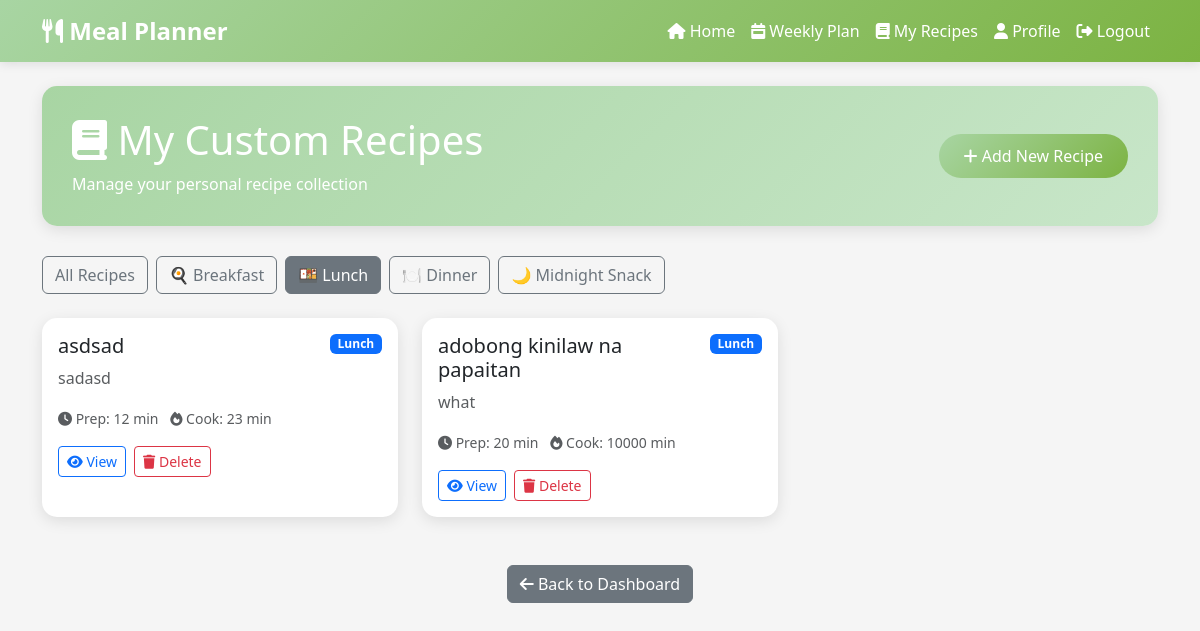
The page /recipes/?meal_type=lunch (signed in) on the database as committed earlier.
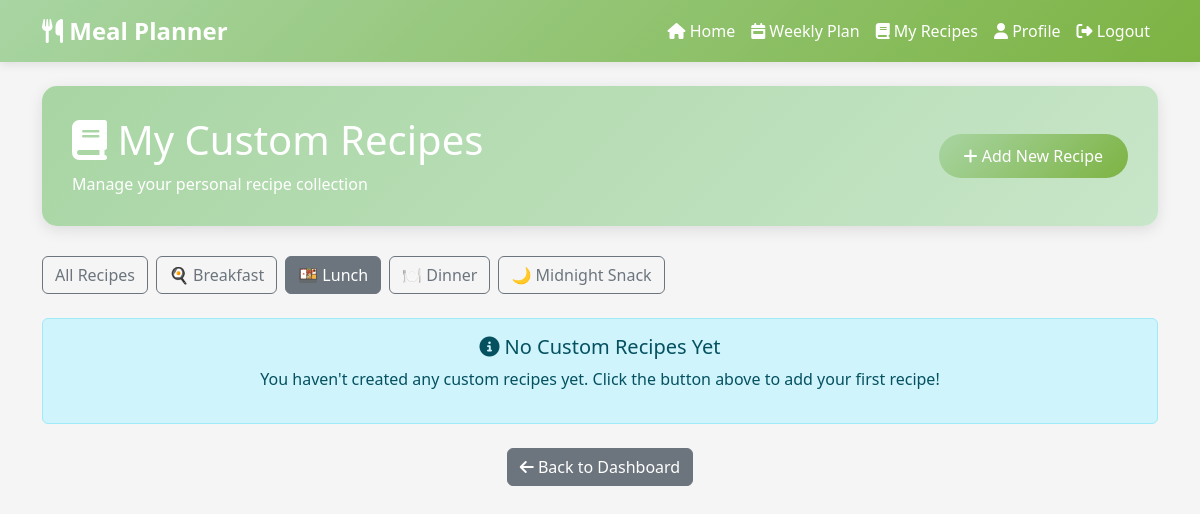
The same page on the database as committed later.
### meals/models.py (models this page shows, shortened)
class Recipe(models.Model):
    MEAL_TYPE_CHOICES = [
        ('breakfast', 'Breakfast'),
        ('lunch', 'Lunch'),
        ('dinner', 'Dinner'),
        ('midnight_snack', 'Midnight Snack'),
        ('any', 'Any Meal'),  # For recipes that work for multiple meals
    ]
    """
    Recipe Model
    Stores recipe information including ingredients, instructions, and metadata
    """
    name = models.CharField(max_length=200, db_index=True)
    description = models.TextField()
    ingredients = models.TextField(help_text="List ingredients line by line")
    instructions = models.TextField(help_text="Step-by-step cooking instructions")
    prep_time = models.IntegerField(
        help_text="Preparation time in minutes",
        default=0
    )
    cook_time = models.IntegerField(
        help_text="Cooking time in minutes",
        default=0
    )
    servings = models.IntegerField(default=1, help_text="Number of servings")
    meal_type = models.CharField(max_length=20, choices=MEAL_TYPE_CHOICES, default='lunch')
    is_popular = models.BooleanField(
        default=False,
        help_text="Mark as popular to show on dashboard"
    )
    popularity_score = models.IntegerField(
        default=0,
        help_text="Higher score = higher ranking"
    )
    created_by = models.ForeignKey(User, on_delete=models.CASCADE, null=True, blank=True, related_name='custom_recipes')  # ADD THIS
    class Meta:
        ordering = ['name']
    image_url = models.URLField(blank=True, null=True, help_text="Recipe image URL")
    created_by = models.ForeignKey(
        User,
        on_delete=models.SET_NULL,
        null=True,
        blank=True,
        related_name='recipes'
    )
    created_at = models.DateTimeField(auto_now_add=True)
    class Meta:
        verbose_name = "Recipe"
        verbose_name_plural = "Recipes"
        ordering = ['-popularity_score', '-created_at']
        indexes = [
            models.Index(fields=['-popularity_score', '-created_at']),
            models.Index(fields=['is_popular']),
        ]

### meals/views.py (the view)
# urls.py: path('recipes/', views.my_recipes, name='my_recipes'),  # ADD
@login_required
def my_recipes(request):
    custom_recipes = Recipe.objects.filter(created_by=request.user)
    meal_type = request.GET.get('meal_type')
    if meal_type and meal_type != 'all':
        custom_recipes = custom_recipes.filter(meal_type=meal_type)
    return render(request, 'meals/my_recipes.html', {
        'custom_recipes': custom_recipes
    })

### meals/templates/meals/my_recipes.html (shortened to what this page needs)
{% extends 'meals/base.html' %}
{% block content %}
<div class="page-header">
    <div class="d-flex justify-content-between align-items-center">
        <div>
            <h1>{% include 'atoms/icon.html' with name='fa-book' %} My Custom Recipes</h1>
            <p class="mb-0">Manage your personal recipe collection</p>
        </div>
        <a href="{% url 'add_custom_recipe' %}" class="btn btn-primary">
            {% include 'atoms/icon.html' with name='fa-plus' %} Add New Recipe
        </a>
    </div>
</div>
<div class="d-flex gap-2 mb-4 flex-wrap">
    <a href="?meal_type=all" class="btn btn-outline-secondary {% if not request.GET.meal_type or request.GET.meal_type == 'all' %}active{% endif %}">
        All Recipes
    </a>
    <a href="?meal_type=breakfast" class="btn btn-outline-secondary {% if request.GET.meal_type == 'breakfast' %}active{% endif %}">
        🍳 Breakfast
    </a>
    <a href="?meal_type=lunch" class="btn btn-outline-secondary {% if request.GET.meal_type == 'lunch' %}active{% endif %}">
        🍱 Lunch
    </a>
    <a href="?meal_type=dinner" class="btn btn-outline-secondary {% if request.GET.meal_type == 'dinner' %}active{% endif %}">
        🍽️ Dinner
    </a>
    <a href="?meal_type=midnight_snack" class="btn btn-outline-secondary {% if request.GET.meal_type == 'midnight_snack' %}active{% endif %}">
        🌙 Midnight Snack
    </a>
</div>
{% if custom_recipes %}
    <div class="row">
        {% for recipe in custom_recipes %}
        <div class="col-md-6 col-lg-4 mb-4">
            <div class="card h-100">
                <div class="card-body">
                    <div class="d-flex justify-content-between align-items-start mb-2">
                        <h5 class="card-title mb-0">{{ recipe.name }}</h5>
                        <span class="badge bg-primary">{{ recipe.get_meal_type_display }}</span>
                    </div>
                    <p class="card-text text-muted">{{ recipe.description|truncatewords:20 }}</p>
                    <div class="mb-3">
                        {% if recipe.prep_time %}
                            <small class="text-muted">
                                {% include 'atoms/icon.html' with name='fa-clock' %} Prep: {{ recipe.prep_time }} min
                            </small>
                        {% endif %}
                        {% if recipe.cook_time %}
                            <small class="text-muted ms-2">
                                {% include 'atoms/icon.html' with name='fa-fire' %} Cook: {{ recipe.cook_time }} min
                            </small>
                        {% endif %}
                    </div>
                    <div class="d-flex gap-2">
                        <a href="{% url 'recipe_detail' recipe.id %}" class="btn btn-sm btn-outline-primary">
                            {% include 'atoms/icon.html' with name='fa-eye' %} View
                        </a>
                        <form method="post" action="{% url 'delete_custom_recipe' recipe.id %}" style="display: inline;" onsubmit="return confirm('Delete this recipe?');">
                            <button type="submit" class="btn btn-sm btn-outline-danger">
                                {% include 'atoms/icon.html' with name='fa-trash' %} Delete
                            </button>
                        </form>
                    </div>
                </div>
            </div>
        </div>
        {% endfor %}
    </div>
{% else %}
    <div class="alert alert-info text-center">
        <h5>{% include 'atoms/icon.html' with name='fa-info-circle' %} No Custom Recipes Yet</h5>
        <p>You haven't created any custom recipes yet. Click the button above to add your first recipe!</p>
    </div>
{% endif %}
<div class="text-center mt-4">
    <a href="{% url 'dashboard' %}" class="btn btn-secondary">
        {% include 'atoms/icon.html' with name='fa-arrow-left' %} Back to Dashboard
    </a>
</div>
{% endblock %}

### meals/templates/atoms/icon.html
<i class="fas {{ name }}" {% if color or size %}style="{% if color %}color: {{ color }};{% endif %}{% if size %} font-size: {{ size }};{% endif %}"{% endif %}></i>

Rows that differ between the two databases and show on the page:
removed Recipe: name "asdsad", meal_type "Lunch", description "sadasd", prep_time "12", cook_time "23"
removed Recipe: name "adobong kinilaw na papaitan", meal_type "Lunch", description "what", prep_time "20", cook_time "10000"
Other text that changed with them:
text now shown: "No Custom Recipes Yet You haven't created any custom recipes yet. Click the button above to add your first recipe!"
